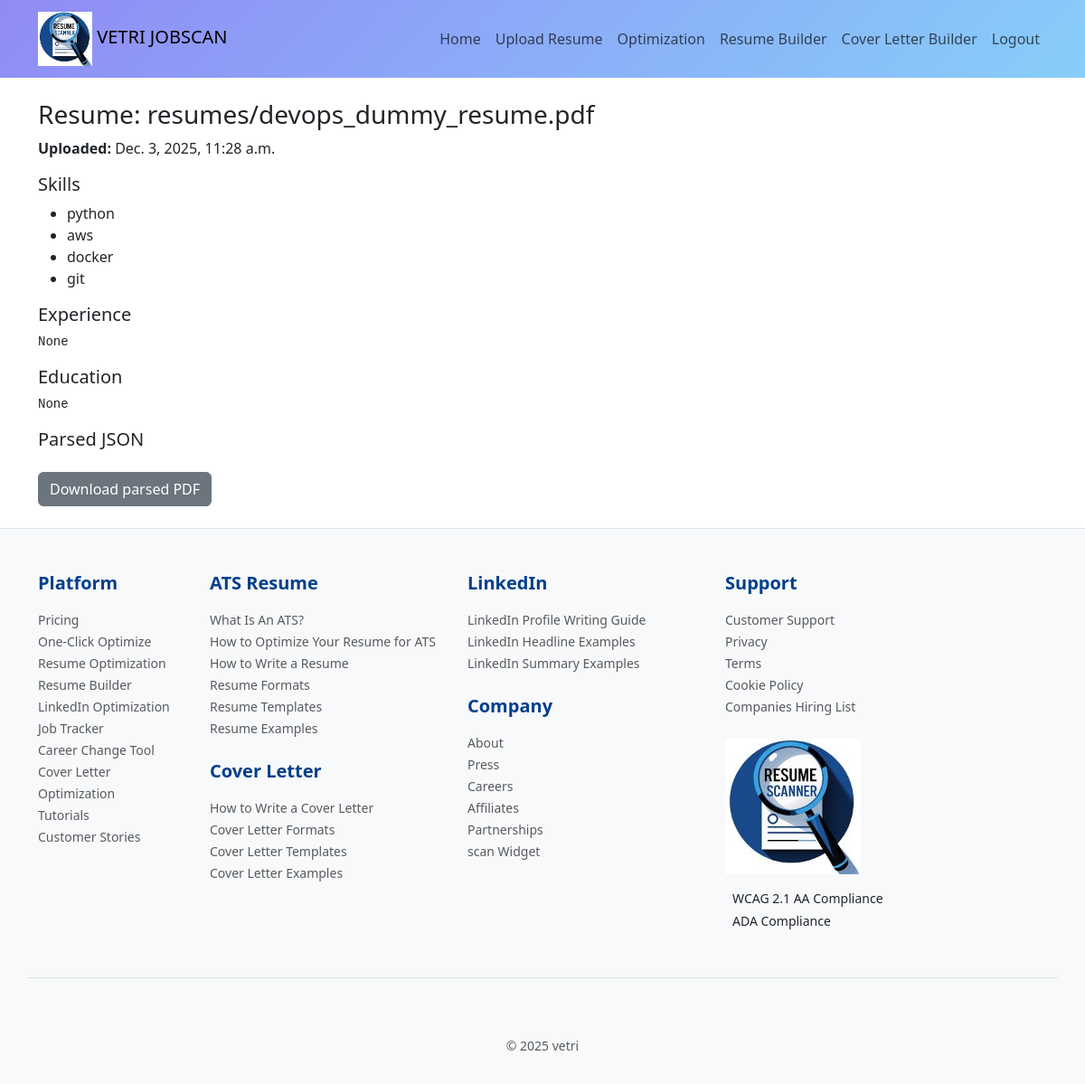
The page /resume/53/ (signed in) on the database its author committed.
### core/models.py (models this page shows, shortened)
class Resume(models.Model):
    user = models.ForeignKey(User, on_delete=models.CASCADE)
    file = models.FileField(upload_to="resumes/")
    extracted_text = models.TextField(null=True, blank=True)
    skills = models.TextField(null=True, blank=True)
    experience = models.TextField(null=True, blank=True)   # extracted experience
    education = models.TextField(null=True, blank=True)    # extracted education
    parsed_json = models.JSONField(null=True, blank=True)  # structured parse output
    created_at = models.DateTimeField(auto_now_add=True)

### core/views.py (the view)
# urls.py: path("resume/<int:pk>/", views.resume_detail, name="resume_detail"),
def resume_detail(request, pk):
    resume = get_object_or_404(Resume, pk=pk)
    if resume.user != request.user and not request.user.is_staff:
        return HttpResponse("Access denied", status=403)
    skills_list = resume.skills.split(",") if resume.skills else []
    return render(request, "resume_detail.html", {
        "resume": resume,
        "skills_list": skills_list
    })

### core/templates/resume_detail.html (shortened to what this page needs)
{% extends "base.html" %}
{% block content %}
<h3>Resume: {{ resume.file.name }}</h3>
<p><strong>Uploaded:</strong> {{ resume.created_at }}</p>
<h5>Skills</h5>
{% if skills_list %}
<ul>
  {% for s in skills_list %}
    <li>{{ s }}</li>
  {% endfor %}
</ul>
{% else %}
<p>No skills found.</p>
{% endif %}
<h5>Experience</h5>
<pre>{{ resume.experience }}</pre>
<h5>Education</h5>
<pre>{{ resume.education }}</pre>
<h5>Parsed JSON</h5>
<a class="btn btn-secondary" href="{% url 'resume_download' resume.pk %}">Download parsed PDF</a>
{% endblock %}

### rows shown on the page
Resume: file.name "resumes/devops_dummy_resume.pdf", created_at "Dec. 3, 2025, 11:28 a.m.", experience "None", education "None"

### other values the page prints
{{ s }} "python" "aws" "docker" "git"
